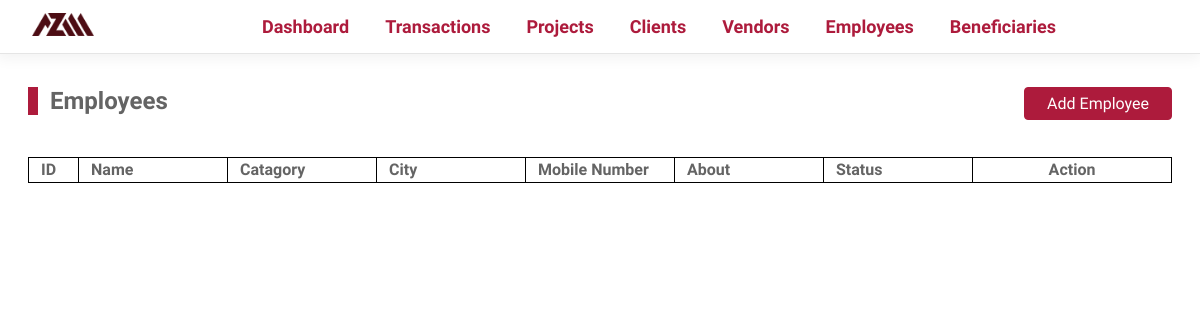
Page /employees on the earlier database version.
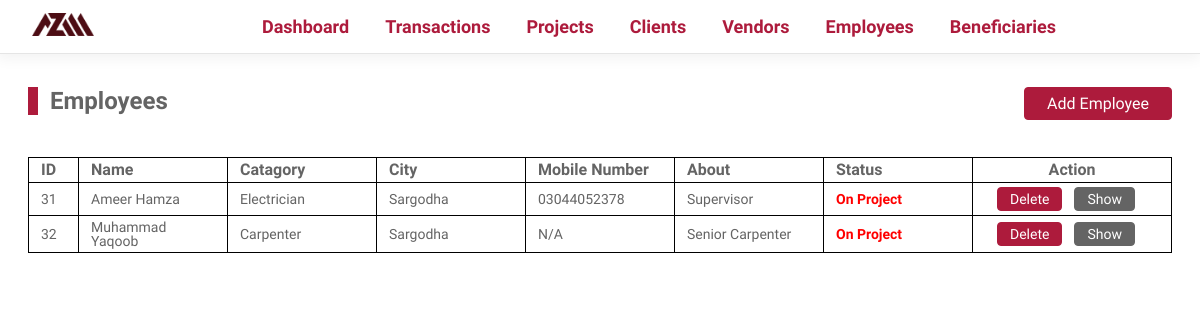
Same page on the later database version.
### tables this page shows
CREATE TABLE IF NOT EXISTS `employees` (
  `employee_id` int NOT NULL AUTO_INCREMENT,
  `employee_name` varchar(255) NOT NULL,
  `employee_category` int NOT NULL,
  `employee_cell_primary` varchar(255) NOT NULL,
  `employee_cell_secondary` varchar(255) NOT NULL,
  `employee_city` int DEFAULT NULL,
  `employee_about` varchar(255) NOT NULL,
  `bank_account` int DEFAULT NULL,
  `active` tinyint(1) NOT NULL DEFAULT '1',
  PRIMARY KEY (`employee_id`),
  KEY `FK_EMPLOYEES_EMPLOYEE_CATEGORIES` (`employee_category`),
  KEY `FL_EMPLOYEES_BANK_ACCOUNTS` (`bank_account`),
  KEY `EMPLOYEES_CITIES` (`employee_city`)
);

CREATE TABLE IF NOT EXISTS `employee_categories` (
  `employee_category_id` int NOT NULL AUTO_INCREMENT,
  `employee_category_name` varchar(255) NOT NULL,
  PRIMARY KEY (`employee_category_id`)
);

CREATE TABLE IF NOT EXISTS `cities` (
  `city_id` int NOT NULL AUTO_INCREMENT,
  `city_name` varchar(28) NOT NULL,
  `city_province` int NOT NULL,
  PRIMARY KEY (`city_id`),
  KEY `city_province` (`city_province`),
  KEY `city_province_2` (`city_province`)
);

### Core/helpers.php (called while the page is built, shortened)
<?php
function controller($dir, $controller){
    require __DIR__ . DIRECTORY_SEPARATOR . '..' . DIRECTORY_SEPARATOR . "Controllers"    .   DIRECTORY_SEPARATOR .   $dir    .   DIRECTORY_SEPARATOR .   $controller .   ".php";
}
function view($dir, $view, $args =   []){
    extract($args);
    require __DIR__ . DIRECTORY_SEPARATOR . '..' . DIRECTORY_SEPARATOR . "Views"    .   DIRECTORY_SEPARATOR .   $dir    .   DIRECTORY_SEPARATOR .   $view   .   ".view.php";
}
?>

### Controllers/Employees/index.php (called while the page is built, shortened)
<?php
$_employees  =   new Employees($config);
$employees  =   $_employees->all();
$args['employees']  =   $employees;
view("Employees", "index", $args);
?>

### Public/index.php (called while the page is built, shortened)
<?php
$config =   require("../config.php");
$uri    =   parse_url($_SERVER['REQUEST_URI'])['path'];
$method =   isset($_POST['__method'])?$_POST['__method']:$_SERVER['REQUEST_METHOD'];
require ('../core/helpers.php');
$router =   new Router();
$router->route($uri,$method);
?>

### config.php (called while the page is built)
<?php
return  [
    'database'  =>  [
        'host'      =>  'localhost',
        'dbname'    =>  'mmz',
        'user'      =>  'root',
        'passwod'    =>  'root'
    ]
]
?>

### Core/Database.php (called while the page is built, shortened)
<?php
class Database{
    protected $conn;
    protected function __construct($config){
        $dsn    =   'mysql:' .   http_build_query($config['database'],'',';');
        $this->conn =   new PDO($dsn);
        $this->conn->setAttribute(PDO::ATTR_DEFAULT_FETCH_MODE, PDO::FETCH_ASSOC);
    }
    protected function query($sql, $args){
        $stmt   =   $this->conn->prepare($sql);
        $stmt->execute($args);
        return $stmt;
    }
    protected function fetchAllOrAbort($query, $args =   []){
        try{
            $response   =   $this->query($query, $args);
            $result     =   $response->fetchAll();
            return $result;
        }catch(PDOException $e){
            $this->abort($e->getMessage());
        }
    }
}
?>

### Models/Employees.php (called while the page is built, shortened)
<?php
class Employees extends Database{
    public function all(){
        $query  =   "SELECT
        e.employee_id,
        e.employee_name,
        e.employee_cell_secondary,
        e.employee_cell_primary,
        e.employee_about,
        c.city_name,
        ba.bank_account_title,
        ba.bank_account_number,
        b.bank_name,
        ec.employee_category_name
        FROM employees e
        LEFT JOIN cities c                      ON          e.employee_city             =        c.city_id
        LEFT JOIN bank_accounts ba              ON          e.employee_id               =        ba.employee_id
        LEFT JOIN banks b                       ON          b.bank_id                   =        ba.bank_account_bank
        LEFT JOIN employee_categories ec        ON          e.employee_category         =        ec.employee_category_id
        WHERE
        e.active                                =           true
        ORDER BY e.employee_id
        ";
        $response   =   $this->fetchAllOrAbort($query);
        return  $response;
    }
}
?>

### Views/Employees/index.view.php (the view, shortened to what this page needs)
<body>
    <div class="main_content">
        <div class="content_head">
            <h2 class="title">Employees</h2>
            <div class="options">
                <a href="/add-employee">Add Employee</a>
            </div>
        </div>
        <div class="table employees_list">
            <div class="row headings">
                <div class="col">ID</div>
                <div class="col">Name</div>
                <div class="col">Catagory</div>
                <div class="col">City</div>
                <div class="col">Mobile Number</div>
                <div class="col">About</div>
                <div class="col">Status</div>
                <div class="col">Action</div>
            </div>
            <?php if (isset($employees) &&  !empty($employees)): ?>
                <?php foreach($employees as $employee):?>
                    <div class="row">
                        <?php extract($employee); ?>
                        <div class="col"><?php echo $employee_id ?></div>
                        <div class="col"><?php echo $employee_name ?></div>
                        <div class="col"><?php echo $employee_category_name ?></div>
                        <div class="col"><?php echo empty($city_name)?"N/A": $city_name ?></div>
                        <div class="col"><?php echo (empty($employee_cell_primary)?"N/A":$employee_cell_primary).(empty($employee_cell_secondary)?"":", ".$employee_cell_secondary); ?></div>
                        <div class="col"><?php echo empty($employee_about)?"N/A": $employee_about ?></div>
                        <div class="col negative">On Project</div>
                        <div class="col">
                            <a href="/delete-employee?id=<?php echo $employee_id?>" class="danger">Delete</a>
                            <a href="/employee?id=<?php echo $employee_id?>" class="secondary">Show</a>
                        </div>
                    </div>
                <?Php endforeach ?>
            <?php endif ?>
        </div>
    </div>
</body>
</html>

Differences in the rows shown:
added employees: employee_id "31", employee_name "Ameer Hamza", employee_category.employee_category_name "Electrician", employee_city.city_name "Sargodha", employee_cell_primary "03044052378", employee_about "Supervisor"
added employees: employee_id "32", employee_name "Muhammad Yaqoob", employee_category.employee_category_name "Carpenter", employee_city.city_name "Sargodha", shows "N/A", employee_about "Senior Carpenter"
